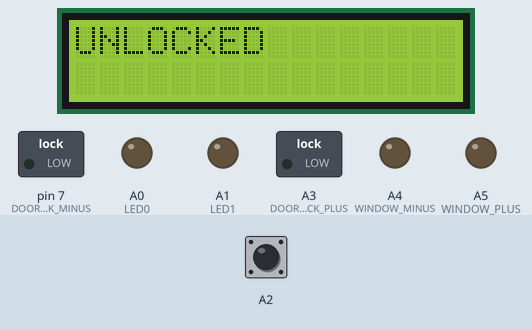
A program run on a simulated Arduino Uno, built with avr-gcc and run on an emulated ATmega328P. Parts: 16×2 character LCD, switched loads named in the program (green lamp = pin HIGH), output pins drawn as LEDs (lit = HIGH). The test bench sets the inputs (shaded band); at power-on: A2 LOW. What the program prints to the serial monitor is not drawn.

Above: at 1.2 s.
1.3 s: A2 driven HIGH
At 2.0 s:
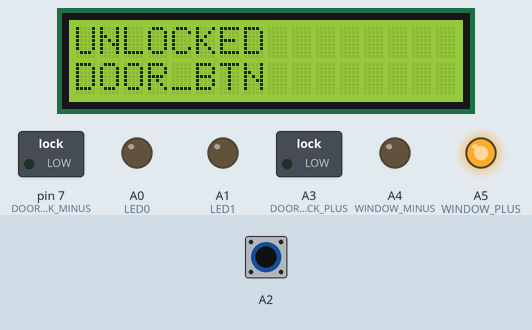
2.8 s: A2 driven LOW
At 4.6 s:
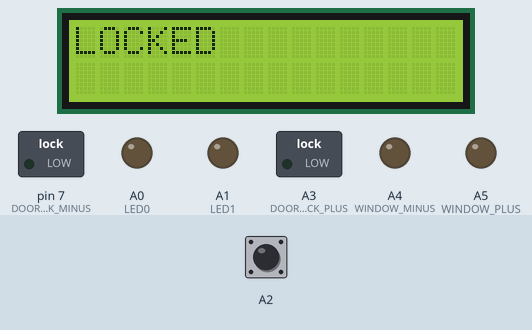
5.3 s: A2 driven HIGH
At 5.9 s:
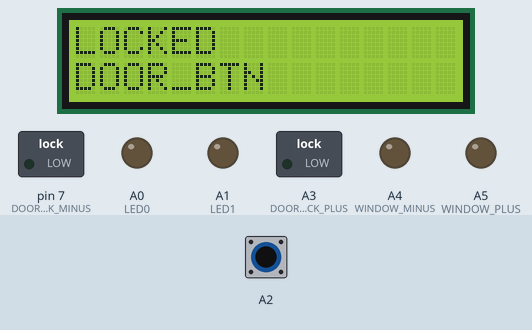
8.3 s: A2 pulsed LOW 2 times (0.12 s each, 0.3 s apart)
At 9.2 s:
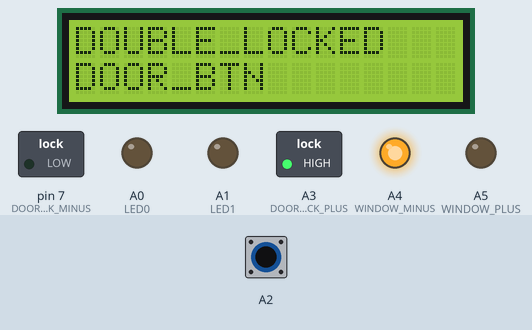
10.4 s: A2 pulsed LOW 5 times (0.12 s each, 0.3 s apart)
At 10.79 s:
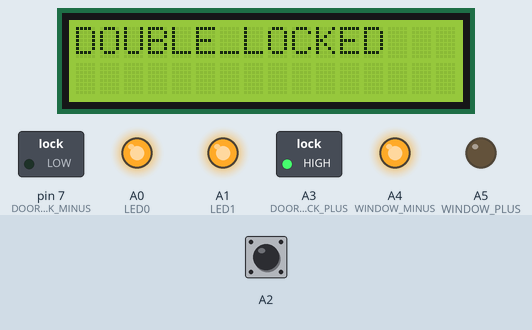
Timing chart, 0 to 17.1 s (numbered marks = the images above; inputs shaded):
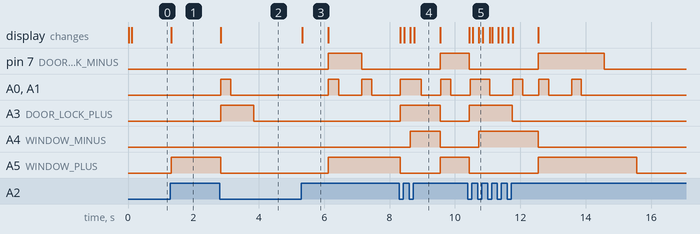

The program:

main.cpp
```cpp
#include <Arduino.h>
#include <LiquidCrystal.h>

#define OUT_PARAM
#define IN_PARAM
#define IN_OUT_PARAM
#define TRUE 1
#define FALSE 0

#define max2(a,b) (((a) > (b)) ? (a) : (b))
#define max3(a,b,c) max2(max2((a), (b)), (c))

#define getbit(num, pos) (((num) >> (pos)) & 1)
#define clrbit(num, pos) (num) &= ~(1 << (pos))
#define setbit1(num, pos) (num) |= (1 << (pos))
#define setbit(num, pos, new_bit) (new_bit) ? setbit1(num, pos) : clrbit(num, pos)

#define DOOR_LOCK_PLUS A3
#define DOOR_LOCK_MINUS 7

#define WINDOW_PLUS A5
#define WINDOW_MINUS A4


#define RS 8
#define EN 9
#define D4 10
#define D5 11
#define D6 12
#define D7 13

#define LED0 A0
#define LED1 A1

#define NR_BTNS 1
#define NR_BTN_TEST_MODES 2
#define DOOR_BTN A2


typedef unsigned long long u64;
typedef unsigned char u8;
typedef u8 bool_;
typedef int i16;

typedef enum
{
    TEST_PRESS = 0,
    TEST_RELEASE
} btn_test;

typedef enum
{
    NOT_PRESSED = 0,
    PRESSED = 1
} btn_state;

typedef enum
{
    UNLOCKED =  0,
    LOCKED,
    DOUBLE_LOCKED
} door_state;

void
z(u8 pin, bool_ value = HIGH)
{
    digitalWrite(pin, value);
}

void
setup()
{
    Serial.begin(9600);
    pinMode(RS, OUTPUT);
    pinMode(EN, OUTPUT);
    pinMode(D4, OUTPUT);
    pinMode(D5, OUTPUT);
    pinMode(D6, OUTPUT);
    pinMode(D7, OUTPUT);
    pinMode(A1, OUTPUT);
    pinMode(A0, OUTPUT);
    pinMode(DOOR_LOCK_PLUS, OUTPUT);
    pinMode(DOOR_LOCK_MINUS, OUTPUT);
    pinMode(WINDOW_PLUS, OUTPUT);
    pinMode(WINDOW_MINUS, OUTPUT);
}

bool_
btn_status(u8 btn, btn_test mode)
{
    static u32 ts_prev[NR_BTNS][NR_BTN_TEST_MODES] = {0}; //[3][2]: 3BUTTONS, 2 MODES
    static bool_ state_prev[NR_BTNS][NR_BTN_TEST_MODES] = {0};
    bool_ result = 0;
    const u8 DEBOUNCE_DELAY = 20; //CHANGE TO OLD DEBOUNCE IMMEDIATELY
    if (millis() - ts_prev[btn][mode] >= DEBOUNCE_DELAY)
    {
        bool_ state_now = digitalRead(btn);
        if (mode == TEST_PRESS)
        {
            result = !state_prev[btn][mode] && state_now;
        }
        else //mode == TEST_RELEASE
        {
            result = state_prev[btn][mode] &&!state_now;
        }
        state_prev[btn][mode] = state_now;
        ts_prev[btn][mode] = millis();
    }
    return result;
}

bool_
test_press(u8 btn)
{
    return btn_status(btn, TEST_PRESS);
}

bool_
test_release(u8 btn)
{
    return btn_status(btn, TEST_RELEASE);
}

void
print(LiquidCrystal* lcd, door_state mode,
     btn_state door_btn)
{
     //NU FOLOSESC CLEAR, CASTIG TIMP (dau override si paddez cu spatii)
    static door_state last_mode = (door_state)0x10; //STARE INVALIDA IMI INTRA PE last_mode != mode
    if (last_mode != mode)
    {
        last_mode = mode;
        static const char* mode_lut[] =
        {
            "UNLOCKED     ",
            "LOCKED       ",
            "DOUBLE_LOCKED",
        };
        lcd->setCursor(0, 0);
        lcd->println(mode_lut[mode]);
    }
    static u8 last_btn_state  = 0x10; //STARE INVALIDA IMI INTRA PE last_btn_state != btn_states
    u8 btn_state = door_btn;
    if (last_btn_state != btn_state)
    {
        last_btn_state = btn_state;
        ///HAZARD RIGHT LEFT
        static const char* btn_state_lut[] =
        {
            "        ",
            "DOOR_BTN"
        };
        lcd->setCursor(0,1);
        // APPEND MAI EFICIENT PE AVERAGE DAR LUT E MAI BUN PE WORST CASE
        lcd->print(btn_state_lut[btn_state]);
    }
}

#define NR_MAX_TASKS 100
typedef struct
{
    void(*tasks[NR_MAX_TASKS])(void);
    u16 period[NR_MAX_TASKS];
    u32 last_exec_times[NR_MAX_TASKS] = {0};
    u8 crt_task = 0;
} scheduler;
#undef NR_MAX_TASKS

void
add_task(scheduler* s, void (*task)(void), u8 period)
{
    s->tasks[s->crt_task] = task;
    s->period[s->crt_task] = period;
    s->crt_task++;
}

void
check_events(scheduler* s)
{
    for (u8 task = 0; task < s->crt_task; task++)
    {
        if (millis() - s->last_exec_times[task] >= s->period[task])
        {
            s->last_exec_times[task] = millis();
            (s->tasks[task])();
        }
    }
}

void
main_task(void);


void
loop(void)
{
    static scheduler s;
    static bool_ sched_init = FALSE;
    if (!sched_init)
    {
        sched_init = TRUE;
        const u8 HOW_OFTEN_RUN_MAIN_LOOP = 20;
        add_task(&s, main_task, HOW_OFTEN_RUN_MAIN_LOOP);
    }
    check_events(&s);
}

void
lcd_init(LiquidCrystal* lcd)
{
    lcd->begin(16, 2);
    delay(10);
    lcd->clear();
    delay(10);
}

void blink_led(door_state mode)
{
    static door_state last_mode = UNLOCKED;
    static u8 count = 0, cycles = 0, nr_cycles = 0;
    static u8 nr_blinks[] = {2, 1, 3};
    if (last_mode != mode)
    {
        cycles = 0;
        count = 0;
        nr_cycles = nr_blinks[mode];
        last_mode = mode;
    }
    //digitalWrite(10, HIGH);
    static u32 ts_prev = 0;
    if (cycles < nr_cycles)
    {
        if (millis() - ts_prev >= 100)
        {
            if (count == 0)
            {
                digitalWrite(LED0, HIGH);
                digitalWrite(LED1, HIGH);
            }
            if (count  ==  3)
            {
                digitalWrite(LED0, LOW);
                digitalWrite(LED1, LOW);
            }

            if (count++ == 10 - 1)
            {
                count = 0;
                cycles++;
            }
            ts_prev = millis();
        }
    }
}

void
door_cw_1s(door_state last_mode, door_state mode)
{
    static u32 ts_begin = 0;
    if (last_mode != mode)
    {
        ts_begin = millis();
        digitalWrite(DOOR_LOCK_PLUS, HIGH);
        digitalWrite(DOOR_LOCK_MINUS, LOW);
    }
    if (millis() - ts_begin > 1000)
    {
        digitalWrite(DOOR_LOCK_PLUS, LOW);
        digitalWrite(DOOR_LOCK_MINUS, LOW);
    }
}

void
window_ccw_3s(door_state last_mode)
{
    static u32 ts_begin = 0;
    if (last_mode != DOUBLE_LOCKED)
    {
        ts_begin = millis();
        digitalWrite(WINDOW_PLUS, LOW);
        digitalWrite(WINDOW_MINUS, HIGH);
    }
    if (millis() - ts_begin > 3000)
    {
        digitalWrite(WINDOW_PLUS, LOW);
        digitalWrite(WINDOW_MINUS, LOW);
    }
}

void
door_in_unlocked(door_state last_mode)
{
    static u32 ts_begin = 0;
    static u16 time = 1000;
    if (last_mode != UNLOCKED)
    {
        ts_begin = millis();
        digitalWrite(DOOR_LOCK_PLUS, LOW);
        digitalWrite(DOOR_LOCK_MINUS, HIGH);
        time = (last_mode == DOUBLE_LOCKED) ? 2000 : 1000;
    }
    if (millis() - ts_begin > time)
    {
        digitalWrite(DOOR_LOCK_PLUS, LOW);
        digitalWrite(DOOR_LOCK_MINUS, LOW);
    }
}

void
window_in_unlocked(door_state last_mode, btn_state door_btn)
{
    static u32 ts_begin = 0;
    // static bool_ pressed = FALSE;
    // static bool_ ok = FALSE;
    static btn_state last_door_btn = NOT_PRESSED;
    if (last_mode != UNLOCKED)
    {
        last_door_btn = NOT_PRESSED;
    }
    if (door_btn == PRESSED && last_door_btn != PRESSED)
    {
        ts_begin = millis();
        digitalWrite(WINDOW_PLUS, HIGH);
        digitalWrite(WINDOW_MINUS, LOW);
    }
    if ((door_btn == NOT_PRESSED && last_door_btn == PRESSED))
    {
        // Serial.println("Imi intra aici");
    }
    if (millis() - ts_begin > 3000 || (door_btn == NOT_PRESSED && last_door_btn == PRESSED))
    {
        // Serial.println("Sunt aici");
        digitalWrite(WINDOW_PLUS, LOW);
        digitalWrite(WINDOW_MINUS, LOW);
    }
    last_door_btn = door_btn;
}

void
cleanup()
{
    digitalWrite(WINDOW_PLUS, LOW);
    digitalWrite(WINDOW_MINUS, LOW);
    digitalWrite(DOOR_LOCK_MINUS, LOW);
    digitalWrite(DOOR_LOCK_PLUS, LOW);
}

#define NOKEY 0x7F
//!FUNCTIE INSPIRATA DE LA DL LEMENI!
char
kbscan(void)
{
    PORTD = 0;
   u8 temp;
   //u8 cols;
   u8 lina = 0; //linia activa
   u8 cola = 0; //coloana activa
   //unsigned char cod_intern;
   //char cod_extern
   char tabela_trans[] =
   {
     "123A456B789C*0#D"
   };
   for(DDRD = (1 << 3) | (1 << 7); DDRD != (1 << 7); DDRD = (DDRD << 1) | (1 << 7) , lina++)
   {
      _delay_us(100); // DACA SCHIMBI DDR PREA REPEDE NU MAI MERGE
                      //CRED, FUNCTIA E INSPIRATA DE DL LEMENI :)
      temp = ~PIND & 0b111;
      //char debug[40];
      //sprintf(debug, "%03d", temp);
      //clrLCD();
      //putsLCD(debug);
      if (temp)
      {
         cola = 0;
         for (; temp != 1; temp >>= 1, cola++)
         ;
         return tabela_trans[3 * lina + cola];
      }
   }
   return NOKEY;
}

char
debounced_kbscan(void)
{
    static u32 ts_prev = 0;
    static char ch_prev = NOKEY;
    static const u16 DEBOUNCE_DELAY = 30;
    char result = NOKEY;
    if (millis() - ts_prev >= DEBOUNCE_DELAY)
    {
        char ch_now = kbscan();
        if (ch_prev == NOKEY && ch_now != NOKEY)
        {
            result = ch_now;
        }
        ts_prev = millis();
        ch_prev = ch_now;
    }
    return result;
}

void
unlock(LiquidCrystal* lcd)
{
    static const char cod[] = "1A6";
    char buf[4];
    buf[3] = '\0';
    u8 i = 0;
    lcd->setCursor(0, 0);
    lcd->print("Cod: ");
    for(;;)
    {
        while((buf[i] = debounced_kbscan()) == NOKEY);
        lcd->print(buf[i]);
        i++;
        if (i == 3)
        {
            i = 0;
            if (strcmp(buf, cod) == 0)
            {
                lcd->setCursor(0, 0);
                lcd->print("ACCES PERMIS");
                delay(1000);
                lcd->clear();
                return;
            }
            else
            {
                lcd->clear();
                lcd->print("COD INVALID");
                delay(1000);
                lcd->clear();
                lcd->print("Cod: ");
            }
        }
    }

}

void
main_task(void)
{

    static door_state state = UNLOCKED;
    static door_state last_state = UNLOCKED;
    static btn_state door_btn = NOT_PRESSED;
    static LiquidCrystal lcd(RS, EN, D4, D5, D6, D7);
    static bool_ init = FALSE;
    if (!init)
    {
        init = TRUE;
        lcd_init(&lcd);
        Serial.println("O singura data.");
        //unlock(&lcd);
    }
    print(&lcd, state, door_btn);
    static bool_ ok = FALSE;
    if (last_state != state)
    {
        ok = TRUE;
        cleanup();
    }
    if (state != UNLOCKED && state != last_state)
    {
        // Serial.println(state);
    }
    switch(state)
    {
        case UNLOCKED:
        {
            blink_led(UNLOCKED);
            static u32 ts_prev = 0;
            door_in_unlocked(last_state);
            window_in_unlocked(last_state, door_btn);
            if (last_state != state)
            {
                ts_prev = millis();
            }
            switch(door_btn)
            {
                case NOT_PRESSED:
                {
                    if (test_press(DOOR_BTN))
                    {
                        door_btn = PRESSED;
                        ts_prev = millis();
                    }
                }
                break;

                case PRESSED:
                {
                    if (test_release(DOOR_BTN))
                    {
                        door_btn = NOT_PRESSED;
                        if (millis() - ts_prev >= 800)
                        {
                            last_state = state;
                            state = LOCKED;
                        }
                    }
                }
                break;
            }
        }
        break;
        case LOCKED:
        {
            static u32 last_press = 0;
            blink_led(LOCKED);
            door_cw_1s(last_state, LOCKED);
            if (last_state != state)
            {
                last_press = millis();
            }
            switch(door_btn)
            {
                case NOT_PRESSED:
                {
                    if (test_press(DOOR_BTN))
                    {
                        door_btn = PRESSED;
                        last_press = millis();
                    }
                }
                break;

                case PRESSED:
                {
                    u32 time_pressed = millis() - last_press;
                    if (test_release(DOOR_BTN))
                    {
                        door_btn = NOT_PRESSED;
                        if (time_pressed >= 100 && time_pressed <= 800)
                        {
                            last_state = state;
                            state = DOUBLE_LOCKED;
                        }
                    }
                    if (time_pressed >= 800)
                    {
                        last_state = state;
                        state = UNLOCKED;
                    }
                }
                break;
            }
        }
        break;

        case DOUBLE_LOCKED:
        {
            static u32 last_press = 0;
            if (last_state != state)
            {
                last_press = millis();
            }
            blink_led(DOUBLE_LOCKED);
            door_cw_1s(last_state, DOUBLE_LOCKED);
            window_ccw_3s(last_state);
            switch(door_btn)
            {
                case NOT_PRESSED:
                {
                    if (test_press(DOOR_BTN))
                    {
                        door_btn = PRESSED;
                        last_press = millis();
                    }
                }
                break;

                case PRESSED:
                {
                    u32 time_pressed = millis() - last_press;
                    if (time_pressed >= 800)
                    {
                        last_state = state;
                        state = UNLOCKED;
                    }
                    if (test_release(DOOR_BTN))
                    {
                        door_btn = NOT_PRESSED;
                    }
                }
                break;
            }
        }
    }
    if (ok)
    {
        ok  = FALSE;
        last_state = state;
    }

}
```

Measured:
- after the input at 1.3 s, A5 (WINDOW_PLUS): LOW → HIGH at once; the display: changes at once (image 1)
- after the input at 2.8 s, A0 (LED0), A1 (LED1): LOW → HIGH at once, → LOW 0.32 s later; A3 (DOOR_LOCK_PLUS): LOW → HIGH at once, → LOW 1.0 s later; A5 (WINDOW_PLUS): HIGH → LOW after 0.03 s instead of 1.5 s; the display: changes at once (image 2)
- after the input at 5.3 s, pin 7 (DOOR_LOCK_MINUS): LOW → HIGH after 0.83 s, → LOW 1.0 s later; A0 (LED0), A1 (LED1): alternates HIGH for 0.31 s and LOW for 0.70 s, starting after 0.83 s; A5 (WINDOW_PLUS): LOW → HIGH after 0.83 s; the display: changes at once (image 3)
- after the input at 8.3 s, pin 7 (DOOR_LOCK_MINUS): LOW → HIGH after 1.3 s; A0 (LED0): LOW → HIGH at once, → LOW 0.64 s later, → HIGH 0.60 s later, → LOW 0.30 s later
- after the input at 10.4 s, pin 7 (DOOR_LOCK_MINUS): HIGH → LOW after 0.03 s instead of 1.2 s; A3 (DOOR_LOCK_PLUS): LOW → HIGH at once, → LOW 1.3 s later; A4 (WINDOW_MINUS): LOW → HIGH after 0.33 s, → LOW 1.8 s later; A5 (WINDOW_PLUS): HIGH → LOW after 0.03 s instead of 2.2 s; the display: first changes at once (image 5 shows a later state)
- what the display in image 3 shows lasts 0.8 s, from 5.3 s to 6.1 s
